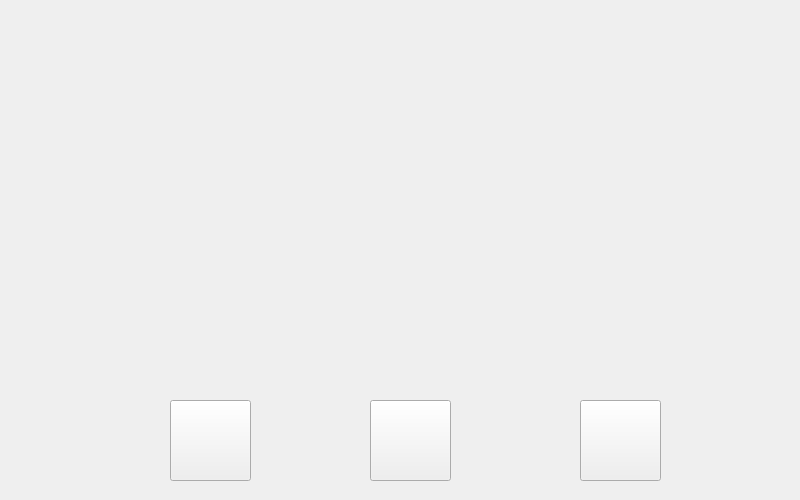
<?xml version="1.0" encoding="UTF-8"?>
<ui version="4.0">
 <class>Menu</class>
 <widget class="QWidget" name="Menu">
  <property name="geometry">
   <rect>
    <x>0</x>
    <y>0</y>
    <width>800</width>
    <height>500</height>
   </rect>
  </property>
  <property name="maximumSize">
   <size>
    <width>800</width>
    <height>500</height>
   </size>
  </property>
  <property name="windowTitle">
   <string>Form</string>
  </property>
  <widget class="QPushButton" name="pushButton">
   <property name="geometry">
    <rect>
     <x>170</x>
     <y>400</y>
     <width>81</width>
     <height>81</height>
    </rect>
   </property>
   <property name="toolTip">
    <string>&lt;html&gt;&lt;head/&gt;&lt;body&gt;&lt;p&gt;&lt;img src=&quot;:/Personaje/menu/jugar.png&quot;/&gt;&lt;/p&gt;&lt;/body&gt;&lt;/html&gt;</string>
   </property>
   <property name="styleSheet">
    <string notr="true">border-image: url(:/Personaje/menu/jugar.png);</string>
   </property>
   <property name="text">
    <string/>
   </property>
  </widget>
  <widget class="QPushButton" name="pushButton_2">
   <property name="geometry">
    <rect>
     <x>370</x>
     <y>400</y>
     <width>81</width>
     <height>81</height>
    </rect>
   </property>
   <property name="styleSheet">
    <string notr="true">image: url(:/Personaje/menu/Multijugador.png);</string>
   </property>
   <property name="text">
    <string/>
   </property>
  </widget>
  <widget class="QPushButton" name="pushButton_3">
   <property name="geometry">
    <rect>
     <x>580</x>
     <y>400</y>
     <width>81</width>
     <height>81</height>
    </rect>
   </property>
   <property name="styleSheet">
    <string notr="true">
image: url(:/Personaje/menu/puuntaje.png);</string>
   </property>
   <property name="text">
    <string/>
   </property>
  </widget>
  <widget class="QLabel" name="label">
   <property name="geometry">
    <rect>
     <x>0</x>
     <y>0</y>
     <width>800</width>
     <height>500</height>
    </rect>
   </property>
   <property name="maximumSize">
    <size>
     <width>800</width>
     <height>500</height>
    </size>
   </property>
   <property name="text">
    <string/>
   </property>
   <property name="pixmap">
    <pixmap resource="Imagenes.qrc">:/Personaje/menu/fondo de pantalla 3.png</pixmap>
   </property>
   <property name="scaledContents">
    <bool>true</bool>
   </property>
  </widget>
  <zorder>label</zorder>
  <zorder>pushButton</zorder>
  <zorder>pushButton_2</zorder>
  <zorder>pushButton_3</zorder>
 </widget>
 <resources>
  <include location="Imagenes.qrc"/>
 </resources>
 <connections/>
</ui>
